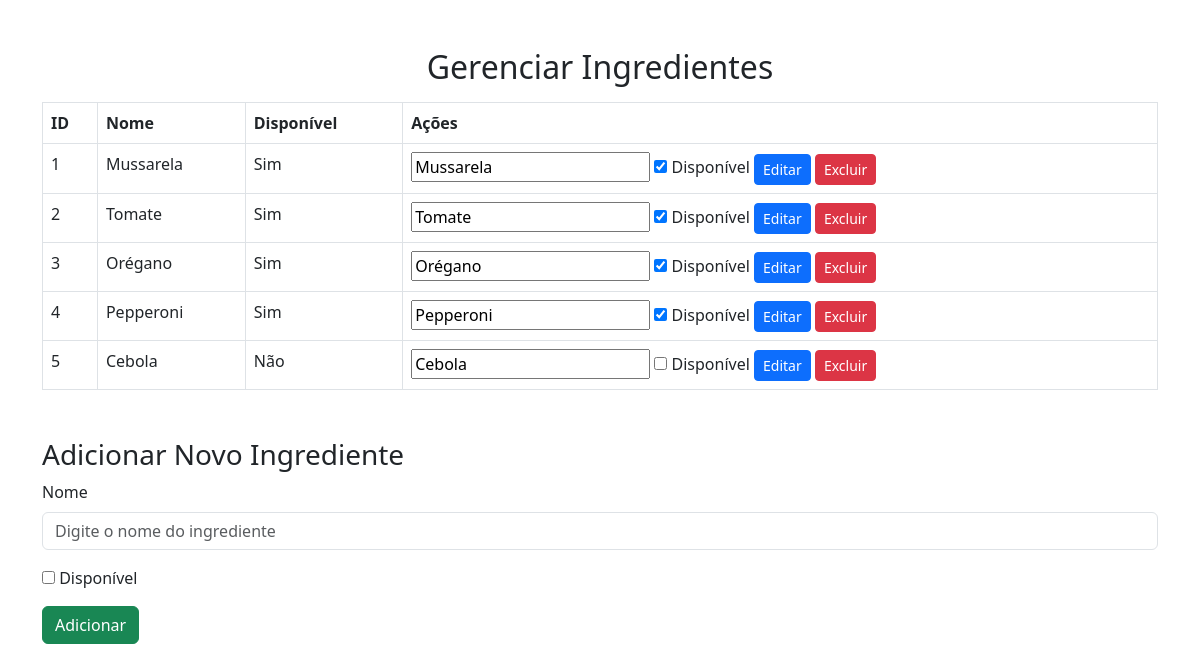
The page /ingredientesContent.php on the database as committed earlier.
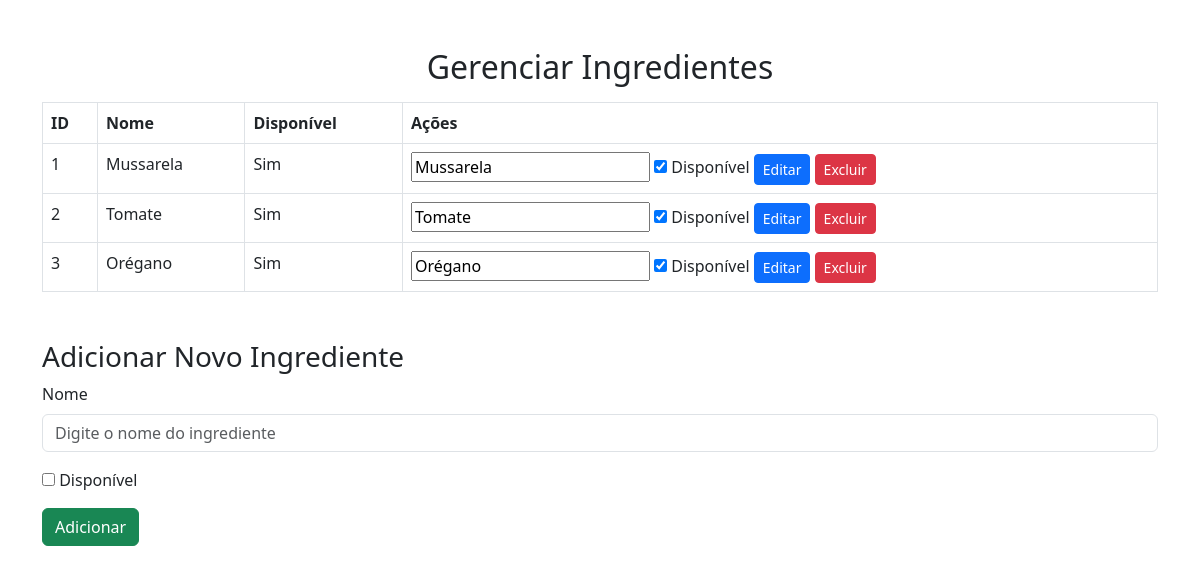
The same page on the database as committed later.
### tables this page shows
CREATE TABLE `ingrediente` (
  `Id_ingrediente` int(11) NOT NULL,
  `Nome` varchar(100) NOT NULL,
  `Disponivel` tinyint(1) DEFAULT 1
);

### web/classes/manipulaIngrediente.php (called while the page is built, shortened)
<?php
require_once 'conexaoBanco.php';
class manipulaIngrediente
{
    private $conexao;
    public function __construct()
    {
        $this->conexao = new conexaoBanco();
    }
    public function listaIngrediente()
    {
        $sql = "select * from ingrediente";
        $stmt = $this->conexao->conectar()->query($sql);
        return $stmt->fetchAll();
    }
}
?>

### web/classes/conexaoBanco.php (called while the page is built)
<?php
class conexaoBanco
{
    private $host = "localhost";
    private $dbname = "banco";
    private $username = "root";
    private $password = "";
    private $conexao;
    public function conectar()
    {
        if ($this->conexao === null)
        {
            try
            {
                $this->conexao = new PDO("mysql:host={$this->host};dbname={$this->dbname}",
                $this->username,
                $this->password
                );
            }
            catch (PDOException $e)
            {
                echo "Erro na conexão: " . $e->getMessage();
                exit;
            }
        }
        return $this->conexao;
    }
}
?>

### web/ingredientesContent.php (the view, shortened to what this page needs)
<?php
require_once './classes/manipulaIngrediente.php';
$manipula = new manipulaIngrediente();
$ingredientes = $manipula->listaIngrediente();
?>
<!DOCTYPE html>
<html lang="pt-BR">
<head>
    <link rel="stylesheet" href="https://cdn.jsdelivr.net/npm/bootstrap@5.3.0/dist/css/bootstrap.min.css">
</head>
<body>
    <div class="container mt-5">
        <h2 class="text-center">Gerenciar Ingredientes</h2>
        <table class="table table-bordered mt-3">
            <thead>
                <tr>
                    <th>ID</th>
                    <th>Nome</th>
                    <th>Disponível</th>
                    <th>Ações</th>
                </tr>
            </thead>
            <tbody>
                <?php foreach ($ingredientes as $ingrediente): ?>
                <tr>
                    <td><?= $ingrediente['Id_ingrediente'] ?></td>
                    <td><?= htmlspecialchars($ingrediente['Nome']) ?></td>
                    <td><?= $ingrediente['Disponivel'] ? 'Sim' : 'Não' ?></td>
                    <td>
                        <form method="post" style="display:inline;">
                            <input type="text" name="nome" placeholder="Nome" required value="<?= $ingrediente['Nome'] ?>">
                            <label>
                                <input type="checkbox" name="disponivel" <?= $ingrediente['Disponivel'] ? 'checked' : '' ?>> Disponível
                            </label>
                            <button class="btn btn-primary btn-sm">Editar</button>
                        </form>
                        <form method="post" style="display:inline;" onsubmit="event.preventDefault(); confirmarExclusao(this);">
                            <button class="btn btn-danger btn-sm">Excluir</button>
                        </form>
                    </td>
                </tr>
                <?php endforeach; ?>
            </tbody>
        </table>
        <h3 class="mt-5">Adicionar Novo Ingrediente</h3>
        <form method="post" autocomplete="off">
            <div class="mb-3">
                <label for="nome" class="form-label">Nome</label>
                <input type="text" class="form-control" name="nome" id="nome" placeholder="Digite o nome do ingrediente" required>
            </div>
            <div class="mb-3">
                <label>
                    <input type="checkbox" name="disponivel"> Disponível
                </label>
            </div>
            <button type="submit" class="btn btn-success">Adicionar</button>
        </form>
    </div>
</body>
</html>

Rows that differ between the two databases and show on the page:
removed ingrediente: Id_ingrediente "4", Nome "Pepperoni", shows "Sim", nome "Pepperoni", Disponivel "☑"
removed ingrediente: Id_ingrediente "5", Nome "Cebola", shows "Não", nome "Cebola"
